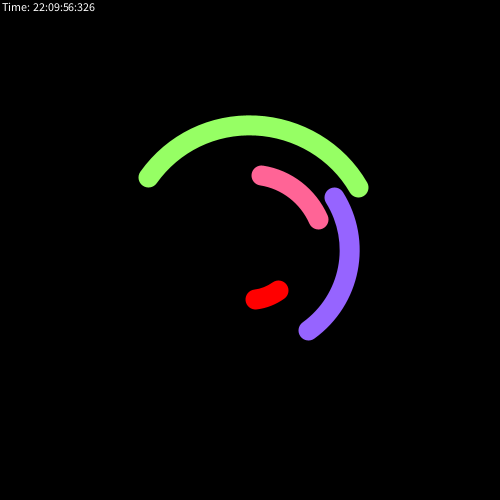
Frame 1 (no input)
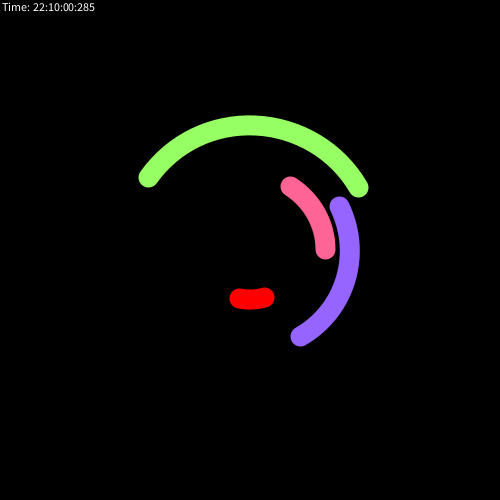
Frame 60 (the mouse pressed at the canvas centre just before this capture)
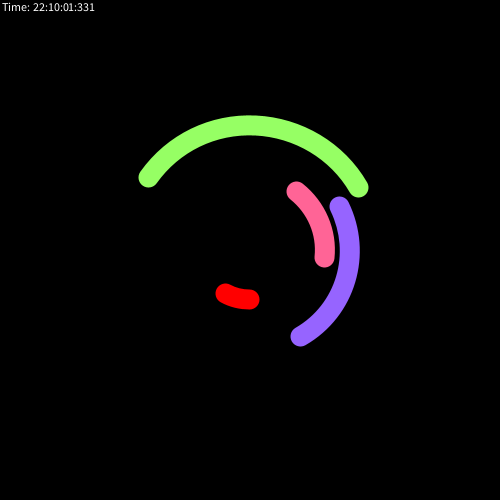
Frame 120 (the mouse held since frame 60 and released just before this capture)

The Processing sketch that drew these frames (run headless with seeded random() and noise(); from frame 60 on, the mouse is pressed at the canvas centre):

// Processing sketch: Clock
// ── Clock.pde

void setup() {
  //animated=true;
  size(500, 500);
}
void draw() {
  background(0);
  float mil=millis()%1000;
  float sec=second()%60;
  float min=minute()%60;
  float hour=hour()%24;
  fill(255);
  textAlign(LEFT, TOP);
  stroke(255);
  text("Time: "+(nf(hour(), 2, 0)+":"+nf(minute(), 2, 0)+":"+nf(second(), 2, 0)+":"+nf(millis()%1000, 3, 0)), 2, 2);
  translate(width/2, height/2);


  noFill();
  strokeWeight(20);

  stroke(255, 0, 0);
  float milRads=map(mil, 0, 1000, 0, TWO_PI);
  arc(0, 0, 100, 100, milRads-0.5, milRads);

  stroke(255, 100, 150);
  float secRads=map(sec, 0, 60, 0, TWO_PI);
  arc(0, 0, 150, 150, secRads-1, secRads);

  stroke(150, 100, 255);
  float minRads=map(min, 0, 60, 0, TWO_PI);
  arc(0, 0, 200, 200, minRads-1.5, minRads);

  stroke(150, 255, 100);
  float hourRads=map(hour, 0, 24, 0, TWO_PI);
  arc(0, 0, 250, 250, hourRads-2, hourRads);
}
